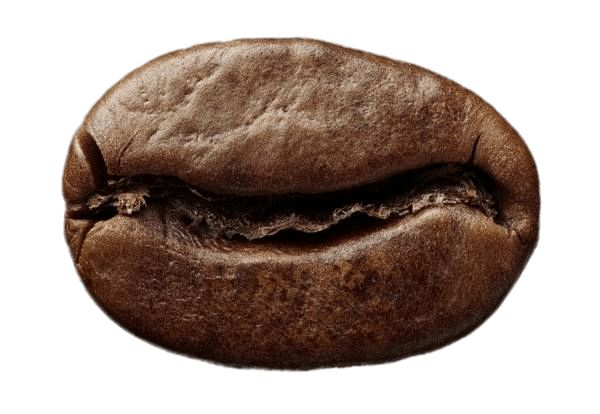
#> input picture imagenes_para_analizar/grano1.jpg, 600 x 414 px; its folder holds only this picture in this run
$ python -i image_processor.py   (imports and definitions only)
#> lines starting #> are read from the running program, lines starting #| are printed output that depends on the picture; after the words box and inside, x2 and y2 are one past the last pixel; in counts of white or black regions, pixels touching at a corner belong together
#> further down, picture is the input picture: shape (414, 600, 3); mean B, G, R 145.8, 153.7, 168.9
"""
Módulo para procesamiento y mejora de imágenes de granos de café.
Incluye funciones para preprocesamiento y normalización de imágenes.
"""

import cv2
import numpy as np
from config import IMAGE_SIZE, CONTRAST_FACTOR, BRIGHTNESS_DELTA

class ImageProcessor:
    """Clase para procesamiento de imágenes de granos de café."""

    def __init__(self):
        """Inicializa el procesador de imágenes."""
        self.image_size = IMAGE_SIZE

    # [73 lines left out: functions load_image, preprocess_image, enhance_image_quality, not called in this run]

    def segment_beans(self, image):
        """
        Segmenta granos individuales en la imagen.

        Args:
            image (numpy.ndarray): Imagen mejorada

        Returns:
            list: Lista de granos segmentados individualmente
        """
        # Convertir a escala de grises si es necesario
        if len(image.shape) == 3:
            gray = cv2.cvtColor(image, cv2.COLOR_BGR2GRAY)
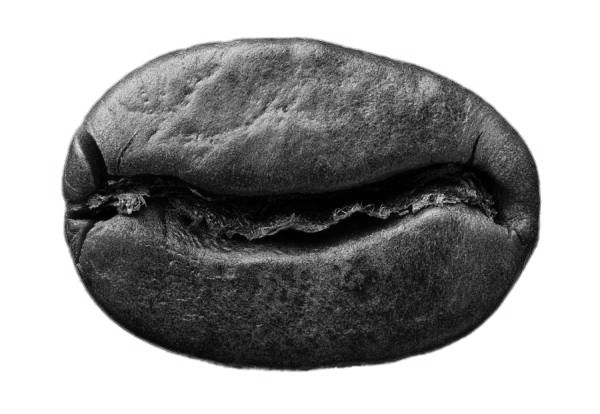
#> gray: shape (414, 600); min 0, max 255, mean 157.3
        else:
            gray = image

        # Aplicar umbralización para separar granos del fondo
        _, thresh = cv2.threshold(gray, 0, 255, cv2.THRESH_BINARY + cv2.THRESH_OTSU)
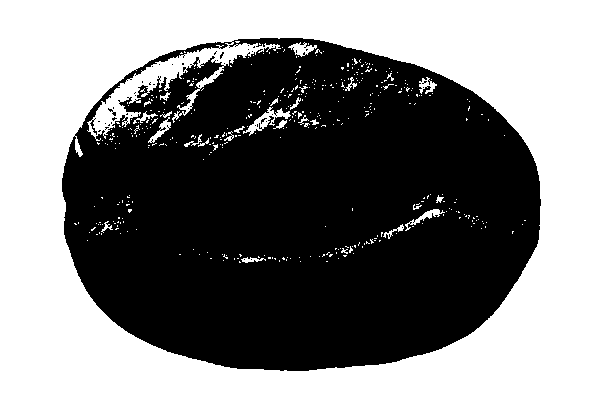
#> thresh: shape (414, 600); 50.8% white; 47 black regions (45 under 20 px), largest, box (x1, y1, x2, y2) and area: (62, 38, 541, 371) 122058, (108, 108, 116, 116) 23

        # Operaciones morfológicas para limpiar la imagen
        kernel = np.ones((5, 5), np.uint8)
        cleaned = cv2.morphologyEx(thresh, cv2.MORPH_CLOSE, kernel)
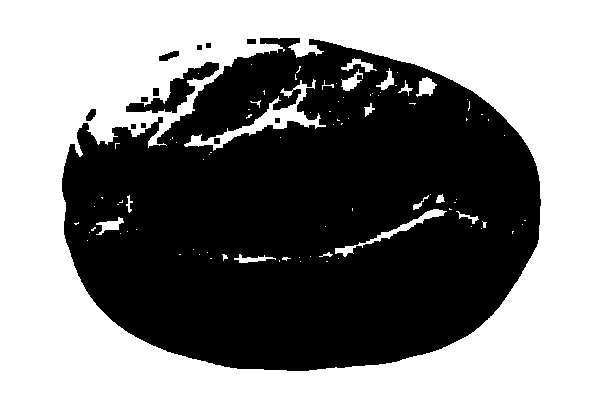
#> cleaned: shape (414, 600); 52.6% white; 13 black regions, largest, box (x1, y1, x2, y2) and area: (62, 38, 541, 371) 115898, (126, 62, 219, 113) 1374, (159, 51, 179, 61) 118
        cleaned = cv2.morphologyEx(cleaned, cv2.MORPH_OPEN, kernel)
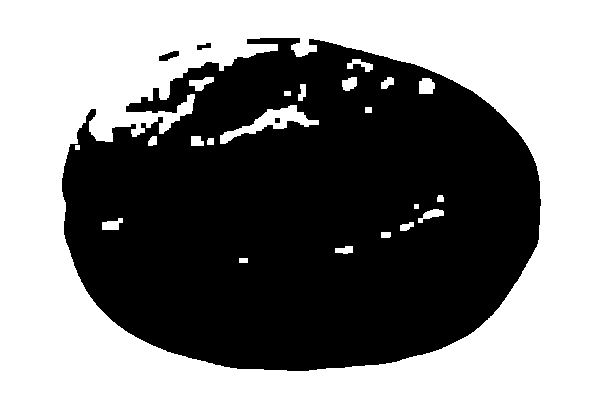
#> cleaned: shape (414, 600); 51.9% white; 4 black regions, box (x1, y1, x2, y2) and area: (62, 38, 541, 371) 119346, (159, 51, 179, 61) 118, (197, 43, 211, 50) 62, (275, 118, 280, 123) 25

        # Encontrar contornos
        contours, _ = cv2.findContours(cleaned, cv2.RETR_EXTERNAL, cv2.CHAIN_APPROX_SIMPLE)
#> contours = [[[0, 0], [0, 413], [599, 413], [599, 0]]]

        beans = []
        for i, contour in enumerate(contours):
            # Filtrar contornos pequeños (ruido)
            area = cv2.contourArea(contour)
            if area > 500:  # Aumentar el área mínima para filtrar mejor
                x, y, w, h = cv2.boundingRect(contour)

                # Asegurarse de que las coordenadas estén dentro de los límites
                x = max(0, x)
                y = max(0, y)
                w = min(w, image.shape[1] - x)
                h = min(h, image.shape[0] - y)

                if w > 0 and h > 0:  # Verificar dimensiones válidas
                    if len(image.shape) == 3:
                        bean = image[y:y+h, x:x+w]
                    else:
                        bean = image[y:y+h, x:x+w]

                    beans.append({
                        'image': bean,
                        'contour': contour,
                        'bbox': (x, y, w, h),
                        'area': area
                    })
#> this loop made 1 pass
#> (contour, area, x, y, w, h) on pass 1: ([[0, 0], [0, 413], [599, 413], [599, 0]], 247387, 0, 0, 600, 414)
#> after the loop, beans = 1 item

        print(f"Segmentados {len(beans)} granos válidos")
#| Segmentados 1 granos válidos
        return beans

>>> import cv2
>>> picture = cv2.imread('imagenes_para_analizar/grano1.jpg')
>>> result = ImageProcessor().segment_beans(picture)
#> result = 1 item

$ run again, on imagenes_para_analizar/grano2.jpeg
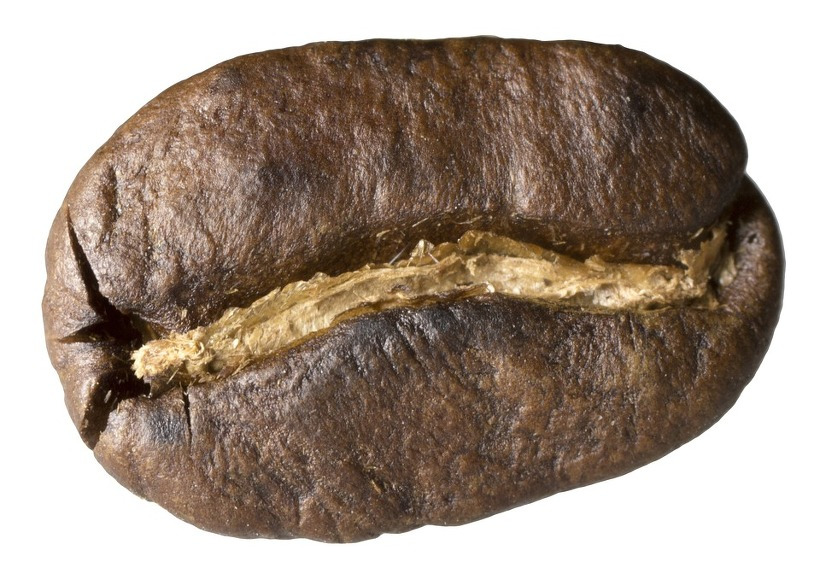
#> input picture imagenes_para_analizar/grano2.jpeg, 820 x 562 px
#> picture is the input picture: shape (562, 820, 3); mean B, G, R 132.4, 145.3, 161.1
#> in segment_beans, `_, thresh = cv2.threshold(gray, 0, 255, cv2.THRESH_BINARY + cv2.THRESH..`:
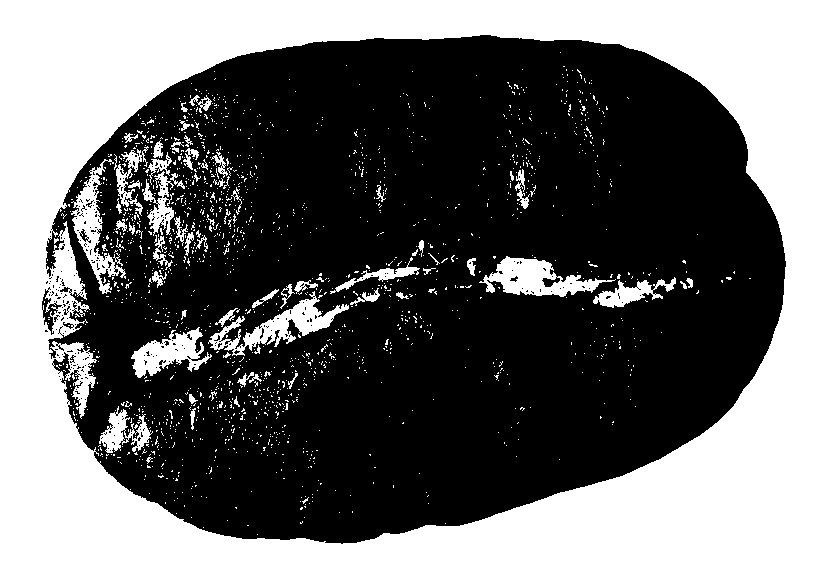
#> thresh: shape (562, 820); 39.4% white; 1716 white regions (1647 under 20 px), largest, box (x1, y1, x2, y2) and area: (0, 0, 820, 562) 160001, (479, 256, 616, 297) 2541, (208, 291, 349, 356) 2498
#> in segment_beans, `cleaned = cv2.morphologyEx(cleaned, cv2.MORPH_OPEN, kernel)`:
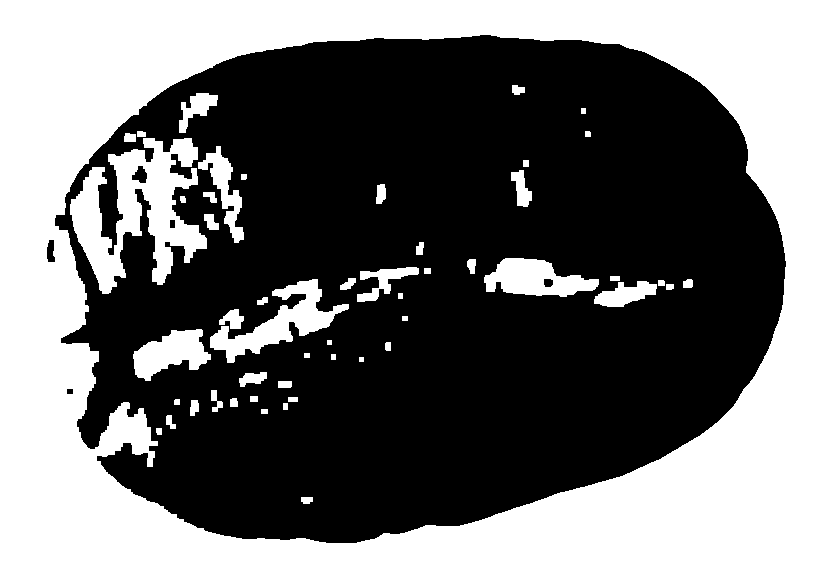
#> cleaned: shape (562, 820); 41.4% white; 51 white regions, largest, box (x1, y1, x2, y2) and area: (0, 0, 820, 562) 164362, (70, 138, 207, 294) 10129, (210, 279, 349, 363) 3700
#> contours = [[[0, 0], [0, 561], [819, 561], [819, 0]]]
#> the loop in segment_beans, `for i, contour in enumerate(contours):` made 1 pass
#> (contour, area, x, y, w, h) on pass 1: ([[0, 0], [0, 561], [819, 561], [819, 0]], 459459, 0, 0, 820, 562)
#> after the loop in segment_beans, `for i, contour in enumerate(contours):`: beans = 1 item
#| Segmentados 1 granos válidos
